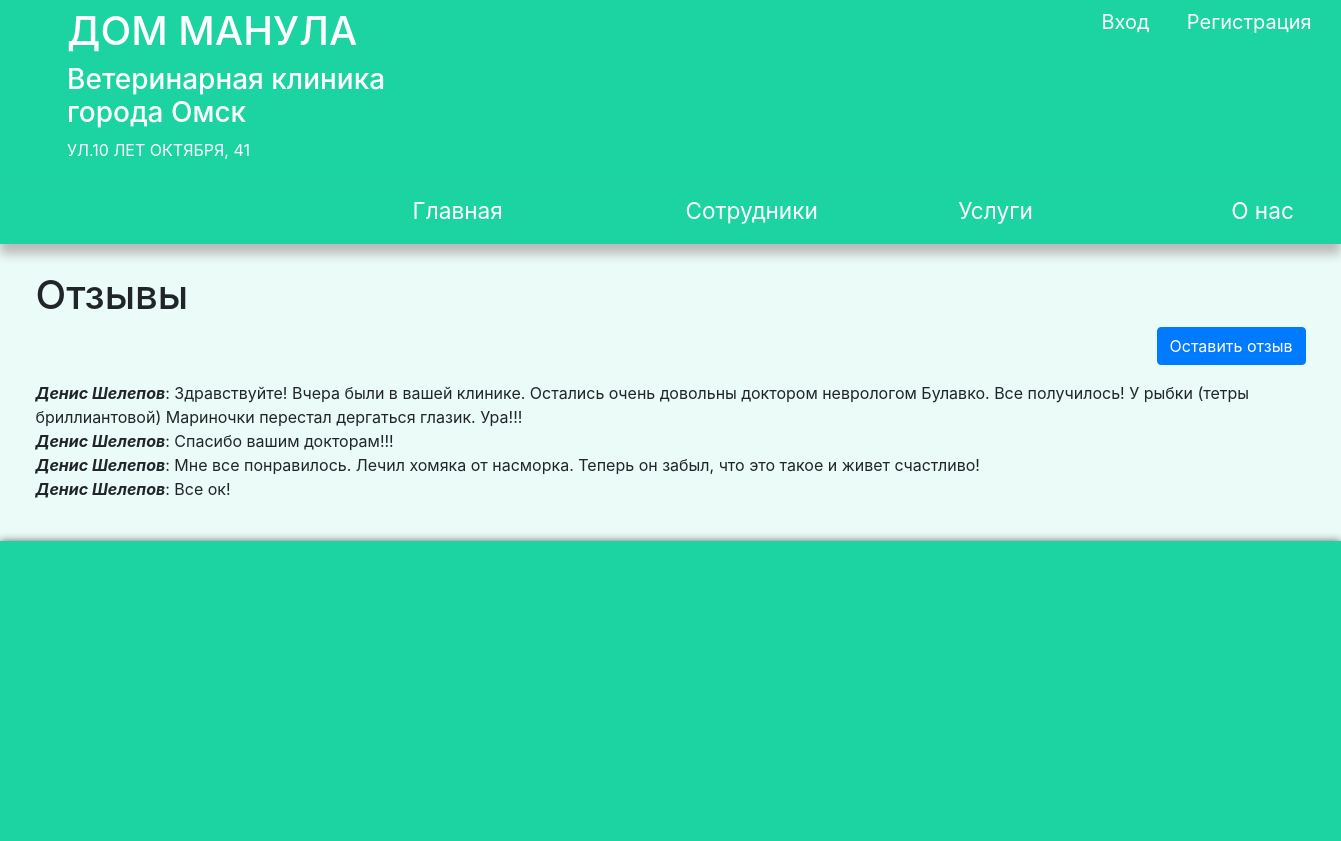
The page /comments on the database its author committed.
### models/users.py (models this page shows, shortened)
class User(SqlAlchemyBase, UserMixin, SerializerMixin):
    __tablename__ = 'users'
    id = sqlalchemy.Column(sqlalchemy.Integer,
                           primary_key=True, autoincrement=True)
    email = sqlalchemy.Column(sqlalchemy.String,
                              index=True, unique=True)
    name = sqlalchemy.Column(sqlalchemy.String)
    surname = sqlalchemy.Column(sqlalchemy.String)
    hashed_password = sqlalchemy.Column(sqlalchemy.String)

### models/сomment.py (models this page shows)
class Comments(SqlAlchemyBase, UserMixin, SerializerMixin):
    __tablename__ = 'comments'
    id = sqlalchemy.Column(sqlalchemy.Integer,
                           primary_key=True, autoincrement=True)
    email = sqlalchemy.Column(sqlalchemy.String)
    content = sqlalchemy.Column(sqlalchemy.String)
    image = sqlalchemy.Column(sqlalchemy.String)

### main.py (the view)
@app.route('/comments', methods=['GET', 'POST'])
def all_comments():
    form = SendButton()
    if request.method == "GET":
        db_name = "db/doctors.db"
        db_session.global_init(db_name)
        db_sess = db_session.create_session()
        comments = db_sess.query(Comments).all()
        users = db_sess.query(User).all()
        res = make_response(render_template("comments.html", comments=comments,
                                            users=users, form=form, title='Отзывы'))
        return res
    if request.method == "POST":
        return redirect('/comment')

### forms/savebut.py
class SendButton(FlaskForm):
    send_but = SubmitField('Оставить отзыв')

### models/db_session.py (called while the page is built, shortened)
def global_init(db_file):
    global __factory
    if __factory:
        return

def create_session() -> Session:
    global __factory
    return __factory()

### templates/comments.html
{% extends "base.html" %}
{% block content %}
<h1>Отзывы</h1>
<form action="" method="post">
    <p align="right">{{ form.send_but(type="submit", class="btn btn-primary") }}</p>
</form>
{% for c in comments[::-1] %}
    {% for u in users %}
        {% if u.email == c.email %}
            <div>
                <i><b>{{u.name}} {{u.surname}}</b></i>:
                <span>{{c.content}}</span>
            </div>
        {% endif %}
    {% endfor %}
{% endfor %}
{% endblock %}

### static/css/style.css (style rules this page uses)
* { margin: 0; padding: 0; }
body { background-color: #EAFBF8; }

### rows shown on the page
Comments: content "Здравствуйте! Вчера были в вашей клинике. Остались очень довольны доктором неврологом Булавко. Все получилось! У рыбки (тетры бриллиантовой) Мариночки перестал дергаться глазик. Ура!!!"
User: name "Денис", surname "Шелепов"
Comments: content "Спасибо вашим докторам!!!"
Comments: content "Мне все понравилось. Лечил хомяка от насморка. Теперь он забыл, что это такое и живет счастливо!"
Comments: content "Все ок!"
